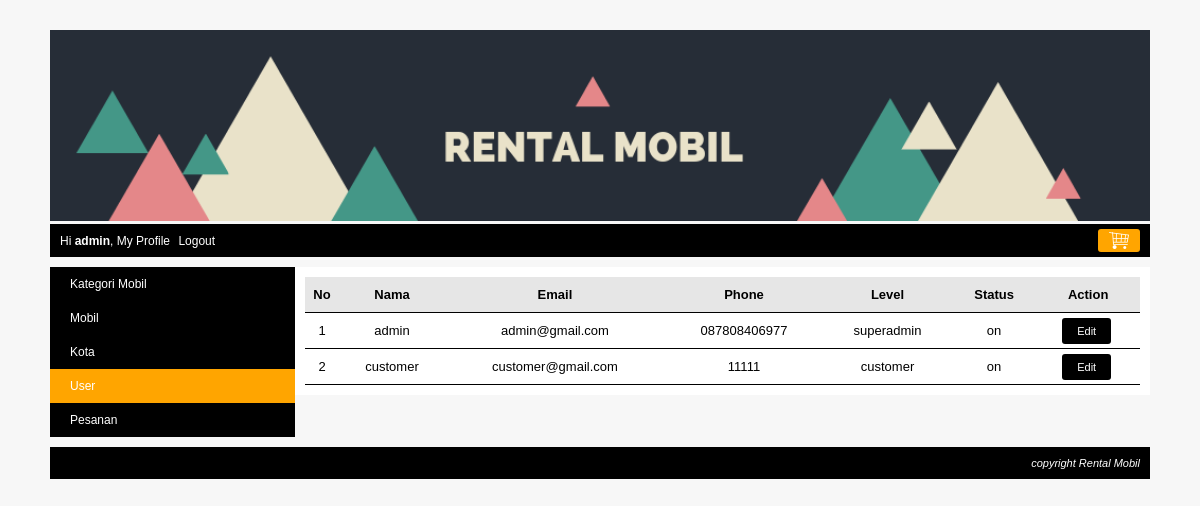
Screenshot of /index.php?page=my_profile&module=user&action=list (signed in) with the database file from the repository.
### tables this page shows
CREATE TABLE `user` (
  `user_id` int(10) NOT NULL,
  `level` varchar(30) NOT NULL,
  `nama` varchar(150) NOT NULL,
  `email` varchar(160) NOT NULL,
  `alamat` varchar(400) NOT NULL,
  `phone` varchar(15) NOT NULL,
  `password` varchar(300) NOT NULL,
  `status` enum('on','off') NOT NULL
);

### module/user/list.php (the view)
<?php
    $no=1;
    $queryAdmin = mysqli_query($koneksi, "SELECT * FROM user ORDER BY nama ASC");
    if(mysqli_num_rows($queryAdmin) == 0)
    {
        echo "<h3>Saat ini belum ada data user yang dimasukan</h3>";
    }
    else
    {
        echo "<table class='table-list'>";
            echo "<tr class='baris-title'>
                    <th class='kolom-nomor'>No</th>
                    <th class='kiri'>Nama</th>
                    <th class='kiri'>Email</th>
                    <th class='kiri'>Phone</th>
                    <th class='kiri'>Level</th>
                    <th class='tengah'>Status</th>
                    <th class='tengah'h>Action</th>
                 </tr>";
            while($rowUser=mysqli_fetch_array($queryAdmin))
            {
                echo "<tr>
                        <td class='kolom-nomor'>$no</td>
                        <td>$rowUser[nama]</td>
                        <td>$rowUser[email]</td>
                        <td>$rowUser[phone]</td>
                        <td>$rowUser[level]</td>
                        <td class='tengah'>$rowUser[status]</td>
                        <td class='tengah'><a class='tombol-action' href='".BASE_URL."index.php?page=my_profile&module=user&action=form&user_id=$rowUser[user_id]"."'>Edit</a></td>
                     </tr>";
                $no++;
            }
        echo "</table>";
    }
?>

### css/style1.css (style rules this page uses)
body { font-family:arial; font-size:12px; color:black; background:#F7F7F7; margin:0px; }
.table-list { width: 100%; border-collapse: collapse; }
.table-list tr { border-bottom: 1px solid black; }
.table-list tr.baris-title { background: #E6E6E6; }
.table-list tr th, .table-list tr td { padding: 10px 7px; font-size:13px; text-align: center; }
.kolom-nomor { width: 20px; text-align: center; }
.kiri { text-align: left; font-size: 14-x; }
.tengah { text-align: center; }
.tombol-action { background: black; color: white; padding: 7px 15px; border-radius: 3px; cursor: pointer; text-decoration: none; margin-right: 3px; font-size: 11px; }

### rows the page displays
user: nama "admin", email "admin@gmail.com", phone "087808406977", level "superadmin", status "on"
user: nama "customer", email "customer@gmail.com", phone "11111", level "customer", status "on"

### other values shown
$nama "admin"
